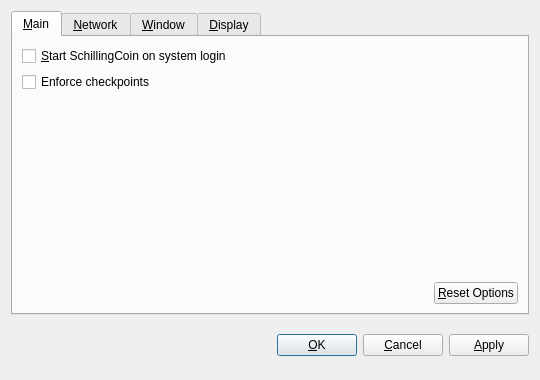
<?xml version="1.0" encoding="UTF-8"?>
<ui version="4.0">
 <class>OptionsDialog</class>
 <widget class="QDialog" name="OptionsDialog">
  <property name="geometry">
   <rect>
    <x>0</x>
    <y>0</y>
    <width>540</width>
    <height>380</height>
   </rect>
  </property>
  <property name="windowTitle">
   <string>Options</string>
  </property>
  <property name="modal">
   <bool>true</bool>
  </property>
  <layout class="QVBoxLayout" name="verticalLayout">
   <item>
    <widget class="QTabWidget" name="tabWidget">
     <property name="tabPosition">
      <enum>QTabWidget::North</enum>
     </property>
     <property name="currentIndex">
      <number>0</number>
     </property>
     <widget class="QWidget" name="tabMain">
      <attribute name="title">
       <string>&amp;Main</string>
      </attribute>
      <layout class="QVBoxLayout" name="verticalLayout_Main">
       <item>
        <widget class="QCheckBox" name="bitcoinAtStartup">
         <property name="toolTip">
          <string>Automatically start SchillingCoin after logging in to the system.</string>
         </property>
         <property name="text">
          <string>&amp;Start SchillingCoin on system login</string>
         </property>
        </widget>
       </item>
       <item>
        <widget class="QCheckBox" name="checkpointEnforce">
         <property name="toolTip">
          <string>Check this box to follow the centrally issued checkpoints.</string>
         </property>
         <property name="text">
          <string>Enforce checkpoints</string>
         </property>
        </widget>
       </item>
       <item>
        <spacer name="verticalSpacer_Main">
         <property name="orientation">
          <enum>Qt::Vertical</enum>
         </property>
         <property name="sizeHint" stdset="0">
          <size>
           <width>20</width>
           <height>40</height>
          </size>
         </property>
        </spacer>
       </item>
       <item>
        <layout class="QHBoxLayout" name="horizontalLayout_2_Main">
         <item>
          <spacer name="horizontalSpacer_2_Main">
           <property name="orientation">
            <enum>Qt::Horizontal</enum>
           </property>
           <property name="sizeHint" stdset="0">
            <size>
             <width>40</width>
             <height>20</height>
            </size>
           </property>
          </spacer>
         </item>
         <item>
          <widget class="QPushButton" name="resetButton">
           <property name="toolTip">
            <string>Reset all client options to default.</string>
           </property>
           <property name="text">
            <string>&amp;Reset Options</string>
           </property>
           <property name="autoDefault">
            <bool>false</bool>
           </property>
          </widget>
         </item>
        </layout>
       </item>
      </layout>
     </widget>
     <widget class="QWidget" name="tabNetwork">
      <attribute name="title">
       <string>&amp;Network</string>
      </attribute>
      <layout class="QVBoxLayout" name="verticalLayout_Network">
       <item>
        <widget class="QCheckBox" name="mapPortUpnp">
         <property name="toolTip">
          <string>Automatically open the SchillingCoin client port on the router. This only works when your router supports UPnP and it is enabled.</string>
         </property>
         <property name="text">
          <string>Map port using &amp;UPnP</string>
         </property>
        </widget>
       </item>
       <item>
        <widget class="QCheckBox" name="connectSocks">
         <property name="toolTip">
          <string>Connect to the SchillingCoin network through a SOCKS proxy (e.g. when connecting through Tor).</string>
         </property>
         <property name="text">
          <string>&amp;Connect through SOCKS proxy:</string>
         </property>
        </widget>
       </item>
       <item>
        <layout class="QHBoxLayout" name="horizontalLayout_Network">
         <item>
          <widget class="QLabel" name="proxyIpLabel">
           <property name="text">
            <string>Proxy &amp;IP:</string>
           </property>
           <property name="textFormat">
            <enum>Qt::PlainText</enum>
           </property>
           <property name="buddy">
            <cstring>proxyIp</cstring>
           </property>
          </widget>
         </item>
         <item>
          <widget class="QValidatedLineEdit" name="proxyIp">
           <property name="maximumSize">
            <size>
             <width>140</width>
             <height>16777215</height>
            </size>
           </property>
           <property name="toolTip">
            <string>IP address of the proxy (e.g. 127.0.0.1)</string>
           </property>
          </widget>
         </item>
         <item>
          <widget class="QLabel" name="proxyPortLabel">
           <property name="text">
            <string>&amp;Port:</string>
           </property>
           <property name="textFormat">
            <enum>Qt::PlainText</enum>
           </property>
           <property name="buddy">
            <cstring>proxyPort</cstring>
           </property>
          </widget>
         </item>
         <item>
          <widget class="QLineEdit" name="proxyPort">
           <property name="maximumSize">
            <size>
             <width>55</width>
             <height>16777215</height>
            </size>
           </property>
           <property name="toolTip">
            <string>Port of the proxy (e.g. 9050)</string>
           </property>
          </widget>
         </item>
         <item>
          <widget class="QLabel" name="socksVersionLabel">
           <property name="text">
            <string>SOCKS &amp;Version:</string>
           </property>
           <property name="textFormat">
            <enum>Qt::PlainText</enum>
           </property>
           <property name="buddy">
            <cstring>socksVersion</cstring>
           </property>
          </widget>
         </item>
         <item>
          <widget class="QValueComboBox" name="socksVersion">
           <property name="toolTip">
            <string>SOCKS version of the proxy (e.g. 5)</string>
           </property>
          </widget>
         </item>
         <item>
          <spacer name="horizontalSpacer_Network">
           <property name="orientation">
            <enum>Qt::Horizontal</enum>
           </property>
           <property name="sizeHint" stdset="0">
            <size>
             <width>40</width>
             <height>20</height>
            </size>
           </property>
          </spacer>
         </item>
        </layout>
       </item>
       <item>
        <spacer name="verticalSpacer_Network">
         <property name="orientation">
          <enum>Qt::Vertical</enum>
         </property>
         <property name="sizeHint" stdset="0">
          <size>
           <width>20</width>
           <height>40</height>
          </size>
         </property>
        </spacer>
       </item>
      </layout>
     </widget>
     <widget class="QWidget" name="tabWindow">
      <attribute name="title">
       <string>&amp;Window</string>
      </attribute>
      <layout class="QVBoxLayout" name="verticalLayout_Window">
       <item>
        <widget class="QCheckBox" name="minimizeToTray">
         <property name="toolTip">
          <string>Show only a tray icon after minimizing the window.</string>
         </property>
         <property name="text">
          <string>&amp;Minimize to the tray instead of the taskbar</string>
         </property>
        </widget>
       </item>
       <item>
        <widget class="QCheckBox" name="minimizeOnClose">
         <property name="toolTip">
          <string>Minimize instead of exit the application when the window is closed. When this option is enabled, the application will be closed only after selecting Quit in the menu.</string>
         </property>
         <property name="text">
          <string>M&amp;inimize on close</string>
         </property>
        </widget>
       </item>
       <item>
        <spacer name="verticalSpacer_Window">
         <property name="orientation">
          <enum>Qt::Vertical</enum>
         </property>
         <property name="sizeHint" stdset="0">
          <size>
           <width>20</width>
           <height>40</height>
          </size>
         </property>
        </spacer>
       </item>
      </layout>
     </widget>
     <widget class="QWidget" name="tabDisplay">
      <attribute name="title">
       <string>&amp;Display</string>
      </attribute>
      <layout class="QVBoxLayout" name="verticalLayout_Display">
       <item>
        <layout class="QHBoxLayout" name="horizontalLayout_1_Display">
         <item>
          <widget class="QLabel" name="langLabel">
           <property name="text">
            <string>User Interface &amp;language:</string>
           </property>
           <property name="textFormat">
            <enum>Qt::PlainText</enum>
           </property>
           <property name="buddy">
            <cstring>lang</cstring>
           </property>
          </widget>
         </item>
         <item>
          <widget class="QValueComboBox" name="lang">
           <property name="toolTip">
            <string>The user interface language can be set here. This setting will take effect after restarting SchillingCoin.</string>
           </property>
          </widget>
         </item>
        </layout>
       </item>
       <item>
        <layout class="QHBoxLayout" name="horizontalLayout_2_Display">
         <item>
          <widget class="QLabel" name="unitLabel">
           <property name="text">
            <string>&amp;Unit to show amounts in:</string>
           </property>
           <property name="textFormat">
            <enum>Qt::PlainText</enum>
           </property>
           <property name="buddy">
            <cstring>unit</cstring>
           </property>
          </widget>
         </item>
         <item>
          <widget class="QValueComboBox" name="unit">
           <property name="toolTip">
            <string>Choose the default subdivision unit to show in the interface and when sending coins.</string>
           </property>
          </widget>
         </item>
        </layout>
       </item>
       <item>
        <widget class="QCheckBox" name="displayAddresses">
         <property name="toolTip">
          <string>Whether to show SchillingCoin addresses in the transaction list or not.</string>
         </property>
         <property name="text">
          <string>&amp;Display addresses in transaction list</string>
         </property>
        </widget>
       </item>
       <item>
         <widget class="QCheckBox" name="coinControlFeatures">
           <property name="toolTip">
            <string>Whether to show coin control features or not.</string>
           </property>
           <property name="text">
            <string>Display coin &amp;control features (experts only!)</string>
           </property>
         </widget>
       </item>
       <item>
        <spacer name="verticalSpacer_Display">
         <property name="orientation">
          <enum>Qt::Vertical</enum>
         </property>
         <property name="sizeHint" stdset="0">
          <size>
           <width>20</width>
           <height>40</height>
          </size>
         </property>
        </spacer>
       </item>
      </layout>
     </widget>
    </widget>
   </item>
   <item>
    <layout class="QHBoxLayout" name="horizontalLayout_Buttons">
     <item>
      <spacer name="horizontalSpacer_1">
       <property name="orientation">
        <enum>Qt::Horizontal</enum>
       </property>
       <property name="sizeHint" stdset="0">
        <size>
         <width>40</width>
         <height>48</height>
        </size>
       </property>
      </spacer>
     </item>
     <item>
      <widget class="QLabel" name="statusLabel">
       <property name="font">
        <font>
         <weight>75</weight>
         <bold>true</bold>
        </font>
       </property>
       <property name="text">
        <string/>
       </property>
       <property name="textFormat">
        <enum>Qt::PlainText</enum>
       </property>
       <property name="wordWrap">
        <bool>true</bool>
       </property>
      </widget>
     </item>
     <item>
      <spacer name="horizontalSpacer_2">
       <property name="orientation">
        <enum>Qt::Horizontal</enum>
       </property>
       <property name="sizeHint" stdset="0">
        <size>
         <width>40</width>
         <height>48</height>
        </size>
       </property>
      </spacer>
     </item>
     <item>
      <widget class="QPushButton" name="okButton">
       <property name="text">
        <string>&amp;OK</string>
       </property>
      </widget>
     </item>
     <item>
      <widget class="QPushButton" name="cancelButton">
       <property name="text">
        <string>&amp;Cancel</string>
       </property>
       <property name="autoDefault">
        <bool>false</bool>
       </property>
      </widget>
     </item>
     <item>
      <widget class="QPushButton" name="applyButton">
       <property name="text">
        <string>&amp;Apply</string>
       </property>
       <property name="autoDefault">
        <bool>false</bool>
       </property>
      </widget>
     </item>
    </layout>
   </item>
  </layout>
 </widget>
 <customwidgets>
  <customwidget>
   <class>BitcoinAmountField</class>
   <extends>QSpinBox</extends>
   <header>bitcoinamountfield.h</header>
  </customwidget>
  <customwidget>
   <class>QValueComboBox</class>
   <extends>QComboBox</extends>
   <header>qvaluecombobox.h</header>
  </customwidget>
  <customwidget>
   <class>QValidatedLineEdit</class>
   <extends>QLineEdit</extends>
   <header>qvalidatedlineedit.h</header>
  </customwidget>
 </customwidgets>
 <resources/>
 <connections/>
</ui>
